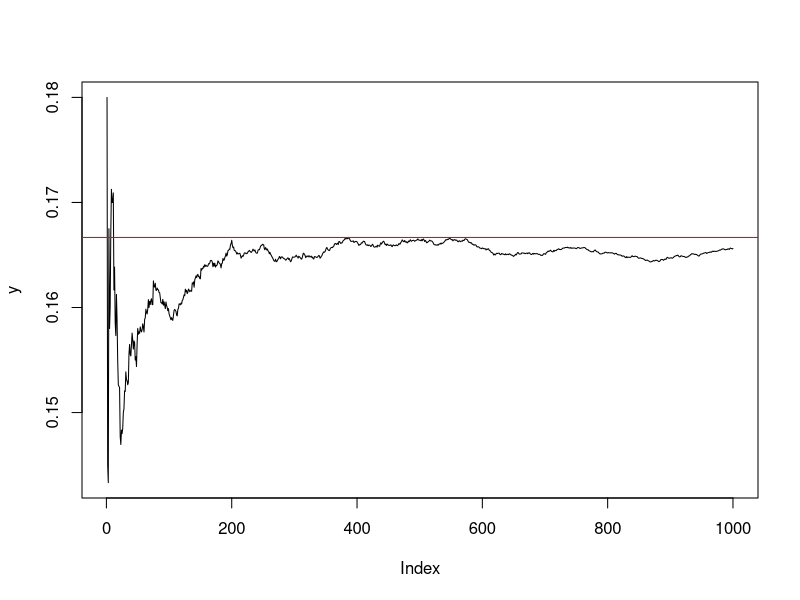

Reproduce this figure in R.
 f = function(x=3,y=4){return (function(z){})}

 # f()
 # f()(2) -> 9
 
 # f2 = function(x=3,y=4){return x+y}
 
 table(sample(c("B","W"),size=100,replace=TRUE))
 
 x = sample(c("B",'W'),size=100,replace=TRUE,prob=c(0.2,0.8))
 table(x)
 sum(x=="B")
 # mean(x=="B")
 
 # install.package(tidyverse)
 # library(tidyverse)
 
 # keep(x, function(y), y>4) # filter
 # map(vector, ~.x^2)
 # cumsum(x) # 1,7,9,3 -> 1,8,17,20
 # cummean(x) -> ñðåäíî íà ïúðâè åëåì., ñðåäíî íà ïúðâèòå äâà, ñðåäíî íà ïúðâèòå òðè è ò.í.
 
 replicate(1000,sum(sample(c("B","W"),size=100,replace=TRUE)=="B"))
 
 # detect(x,~.x>7) # âðúùà ïúðâèÿ åëåìåíò, êîéòî èçïúëíÿâà íÿêàêâî óñëîâèå
 
 # detect(x,~.x>7)
 # detectIndex(c(4,9,1))
 
 # for(i in 1:100){}
 
 # task1
 f=function(n=100){
   x=sample(1:6,size=n,replace=TRUE)
   mean(x==6)
 }
 # f()
 
 install.packages("tidyverse")
 library(tidyverse)
 
 x = replicate(1000,f())
 y = cummean(x)
 plot(y,type="l")
 abline(h=1/6,col="red")

 f1=function(x=3,n=5){sum((x^(1:n))/(1:n))} 
 
 # task2
 library(tidyverse)
 # detect_index
 f2=function(p=0.5){detect_index(cumprod((365:1)/365),~.x<1-p)}
 
 bd=function(p){
   result=1
   for(i in 1:365){
     result=result*((365-i)/365)
     if(result<1-p){
       return(i+1)
     }
     
   }
 }
 
 # task3
 tenis=function(father=0.3,mother=0.4){
   x=c((mother*father+(1-mother)*father*mother),
       (father*mother+(1-father)*mother*father))
   which.max(x)
 }
 
 # task5
 coin=function(k=100){
   x=replicate(k,sample(c("E","T"),size=5,replace=TRUE,prob=c(0.5,0.5))==c("E","E","T","E","T"))
   # y = paste(x,collapse="")
   # gregexpr("EETET",y)
   mean(x)
 }
